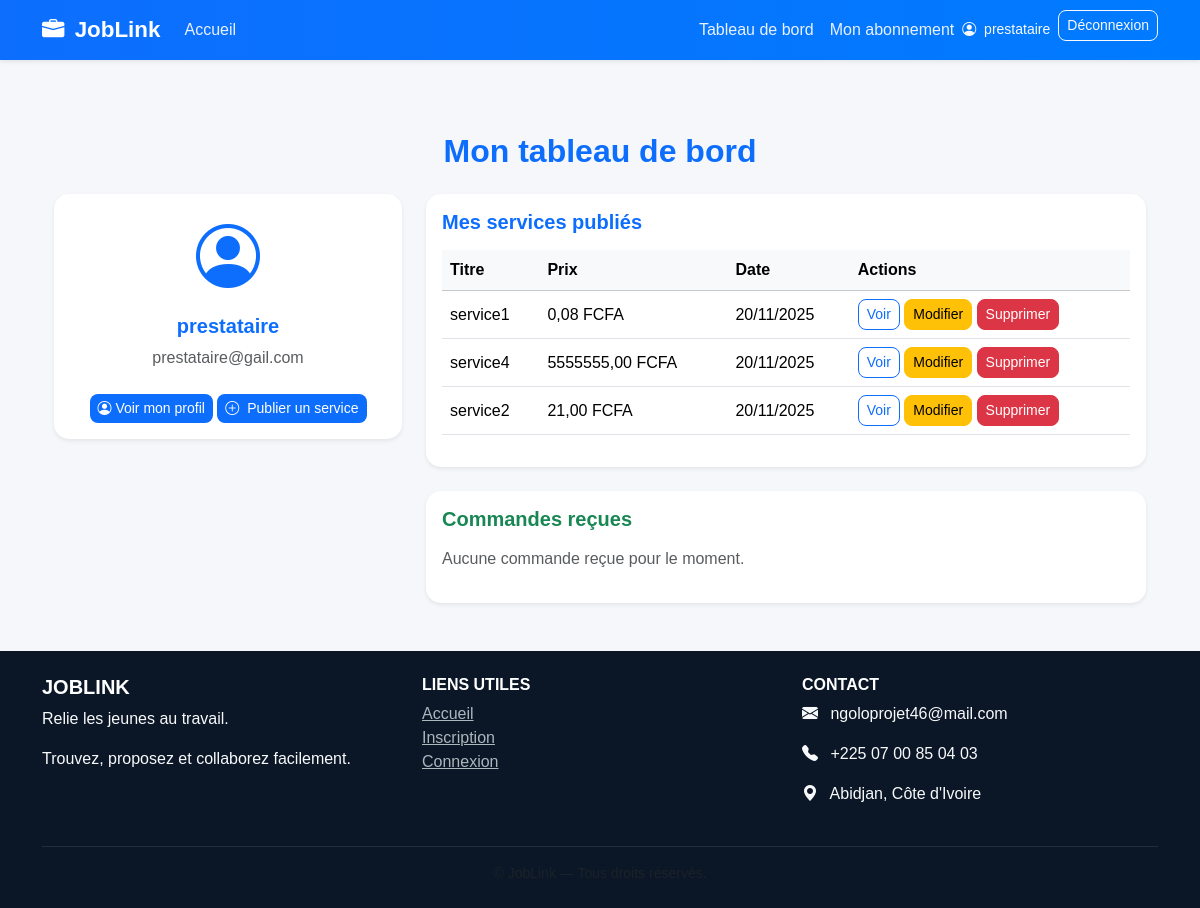
The app's page /tableau-prestataire/ (signed in), older data.
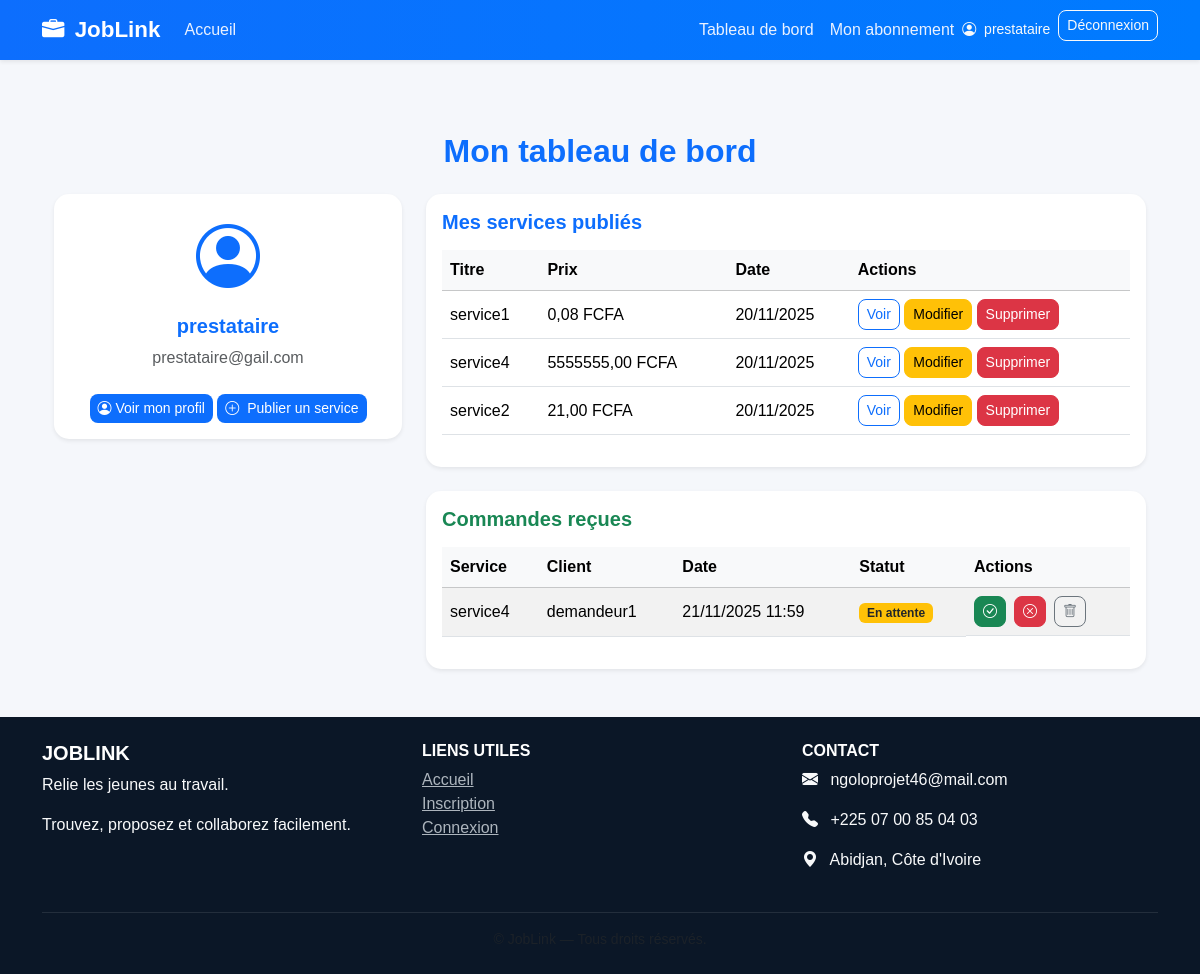
The same page, newer data.
### core/models.py (models this page shows, shortened)
class User(AbstractUser):
    ROLE_CHOICES = (
        ('prestataire', 'Prestataire'),
        ('demandeur', 'Demandeur'),
    )
    role = models.CharField(max_length=20, choices=ROLE_CHOICES)
    phone = models.CharField(max_length=20, unique=True, null=True, blank=True)
    photo = CloudinaryField("photo_profil", blank=True, null=True)

class Service(models.Model):
    prestataire = models.ForeignKey('Prestataire', on_delete=models.CASCADE, related_name='services')
    titre = models.CharField(max_length=100)
    description = models.TextField()
    prix = models.DecimalField(max_digits=10, decimal_places=2)
    telephone = models.CharField(max_length=20, blank=True, null=True)
    adresse = models.CharField(max_length=255, blank=True, null=True)
    categorie = models.CharField(max_length=100)
    date_publication = models.DateTimeField(auto_now_add=True)
    disponible = models.BooleanField(default=True)
    image = CloudinaryField("image", blank=True, null=True)
    video = CloudinaryField(resource_type="video", blank=True, null=True)

class Commande(models.Model):
    service = models.ForeignKey(Service, on_delete=models.CASCADE)
    client = models.ForeignKey(User, on_delete=models.CASCADE, null=True, blank=True)
    demandeur = models.ForeignKey(Demandeur, on_delete=models.CASCADE)
    date_commande = models.DateTimeField(auto_now_add=True)
    statut_choices = [
        ('en_attente', 'En attente'),
        ('acceptee', 'Acceptée'),
        ('terminee', 'Terminée'),
        ('annulee', 'Annulée'),
    ]
    statut = models.CharField(max_length=20, choices=statut_choices, default='en_attente')

class Demandeur(models.Model):
    user = models.OneToOneField(User, on_delete=models.CASCADE)
    adresse = models.CharField(max_length=200, blank=True, null=True)

### core/views.py (the view)
# urls.py: path('tableau-prestataire/', views.tableau_prestataire, name='tableau_prestataire'),
@login_required
def tableau_prestataire(request):
    try:
        prestataire = Prestataire.objects.get(user=request.user)
    except Prestataire.DoesNotExist:
        messages.error(request, "Aucun profil prestataire trouvé.")
        return redirect('home')
    services = Service.objects.filter(prestataire=prestataire)
    commandes = Commande.objects.filter(service__prestataire=prestataire)
    context = {
        'prestataire': prestataire,
        'services': services,
        'commandes': commandes,
    }
    return render(request, 'dashboard_prestataire.html', context)

### core/templates/dashboard_prestataire.html
{% extends 'base.html' %}
{% block content %}
<div class="container py-5">
    <h2 class="mb-4 text-primary text-center fw-bold">Mon tableau de bord</h2>
    <div class="row">
        <div class="col-md-4">
            <div class="card shadow-sm mb-4">
                <div class="card-body text-center">
                    {% if user.photo %}
                        <img src="{{ user.photo.url }}" class="rounded-circle mb-3" width="120" height="120">
                    {% else %}
                        <i class="bi bi-person-circle text-primary" style="font-size: 4rem;"></i>
                    {% endif %}
                    <h5 class="mt-2">{{ user.username }}</h5>
                    <p class="text-muted">{{ user.email }}</p>
                    <a href="{% url 'profil' %}" class="btn btn-primary btn-sm mt-2">
                        <i class="bi bi-person-circle"></i> Voir mon profil
                    </a>
                    <a href="{% url 'add_service' %}" class="btn btn-primary btn-sm mt-2">
                        <i class="bi bi-plus-circle me-1"></i> Publier un service
                    </a>
                </div>
            </div>
        </div>
        <div class="col-md-8">
            <div class="card shadow-sm mb-4">
                <div class="card-body">
                    <h5 class="text-primary mb-3">Mes services publiés</h5>
                    {% if services %}
                        <table class="table table-hover align-middle">
                            <thead class="table-light">
                                <tr>
                                    <th>Titre</th>
                                    <th>Prix</th>
                                    <th>Date</th>
                                    <th>Actions</th>
                                </tr>
                            </thead>
                            <tbody>
                                {% for service in services %}
                                    <tr>
                                        <td>{{ service.titre }}</td>
                                        <td>{{ service.prix }} FCFA</td>
                                        <td>{{ service.date_publication|date:"d/m/Y" }}</td>
                                        <td>
                                            <a href="{% url 'service_detail' service.pk %}" class="btn btn-sm btn-outline-primary">Voir</a>
                                            <a href="{% url 'modifier_service' service.id %}" class="btn btn-warning btn-sm">Modifier</a>
                                            <a href="{% url 'supprimer_service' service.id %}" class="btn btn-danger btn-sm"
                                               onclick="return confirm('Voulez-vous vraiment supprimer ce service ? 🗑');">
                                                Supprimer
                                            </a>
                                        </td>
                                    </tr>
                                {% endfor %}
                            </tbody>
                        </table>
                    {% else %}
                        <p class="text-muted">Vous n'avez publié aucun service pour le moment.</p>
                    {% endif %}
                </div>
            </div>
            <div class="card shadow-sm">
                <div class="card-body">
                    <h5 class="text-success mb-3">Commandes reçues</h5>
                    {% if commandes %}
                        <table class="table table-striped align-middle">
                            <thead class="table-light">
                                <tr>
                                    <th>Service</th>
                                    <th>Client</th>
                                    <th>Date</th>
                                    <th>Statut</th>
                                    <th>Actions</th>
                                </tr>
                            </thead>
                            <tbody>
                                {% for commande in commandes %}
                                    <tr>
                                        <td>{{ commande.service.titre }}</td>
                                        <td>{{ commande.demandeur.user.username }}</td>
                                        <td>{{ commande.date_commande|date:"d/m/Y H:i" }}</td>
                                        <td>
                                            {% if commande.statut == 'en_attente' %}
                                                <span class="badge bg-warning text-dark">En attente</span>
                                            {% elif commande.statut == 'acceptee' %}
                                                <span class="badge bg-primary">Acceptée</span>
                                            {% elif commande.statut == 'terminee' %}
                                                <span class="badge bg-success">Terminée</span>
                                            {% else %}
                                                <span class="badge bg-danger">Annulée</span>
                                            {% endif %}
                                        </td>
                                        <td class="d-flex gap-2">
                                            {% if commande.statut == 'en_attente' %}
                                                <a href="{% url 'accepter_commande' commande.id %}" class="btn btn-sm btn-success" title="Accepter">
                                                    <i class="bi bi-check-circle"></i>
                                                </a>
                                                <a href="{% url 'annuler_commande' commande.id %}" class="btn btn-sm btn-danger" title="Refuser">
                                                    <i class="bi bi-x-circle"></i>
                                                </a>
                                            {% elif commande.statut == 'acceptee' %}
                                                <a href="{% url 'terminer_commande' commande.id %}" class="btn btn-sm btn-primary" title="Marquer comme terminée">
                                                    <i class="bi bi-flag"></i>
                                                </a>
                                            {% endif %}
                                            <a href="{% url 'supprimer_commande_prestataire' commande.id %}"
                                               class="btn btn-sm btn-outline-secondary"
                                               onclick="return confirm('Voulez-vous vraiment supprimer cette commande reçue ? 🗑');"
                                               title="Supprimer définitivement">
                                                <i class="bi bi-trash"></i>
                                            </a>
                                        </td>
                                    </tr>
                                {% endfor %}
                            </tbody>
                        </table>
                    {% else %}
                        <p class="text-muted">Aucune commande reçue pour le moment.</p>
                    {% endif %}
                </div>
            </div>
        </div>
    </div>
</div>
{% endblock %}

### core/templates/base.html (shortened to what this page needs)
<!DOCTYPE html>
<html lang="fr">
<head>
    <link href="https://cdn.jsdelivr.net/npm/bootstrap@5.3.3/dist/css/bootstrap.min.css" rel="stylesheet">
    <link rel="stylesheet" href="https://cdn.jsdelivr.net/npm/bootstrap-icons@1.11.3/font/bootstrap-icons.css">
</head>
<body class="d-flex flex-column min-vh-100">
    <nav class="navbar navbar-expand-lg navbar-dark shadow-sm">
        <div class="container">
            <a class="navbar-brand fw-bold" href="{% url 'home' %}">
                <i class="bi bi-briefcase-fill me-1"></i> JobLink
            </a>
            <div class="collapse navbar-collapse" id="navbarNav">
                <ul class="navbar-nav me-auto">
                    <li class="nav-item">
                        <a class="nav-link" href="{% url 'home' %}">Accueil</a>
                    </li>
                </ul>
                <ul class="navbar-nav">
                    {% if user.is_authenticated %}
                        <li class="nav-item">
                            <a class="nav-link" href="{% url 'dashboard' %}">
                                Tableau de bord
                            </a>
                        </li>
                        <li class="nav-item">
                            <a class="nav-link" href="{% url 'gerer_abonnement' %}">Mon abonnement</a></li>
                        <li class="nav-item d-flex align-items-center me-2">
                            <span class="text-light small">
                                <i class="bi bi-person-circle me-1"></i> {{ user.username }}
                            </span>
                        </li>
                        <li class="nav-item">
                            <form method="post" action="{% url 'logout' %}" style="display:inline;">
                                <button type="submit" class="btn btn-outline-light btn-sm">
                                    Déconnexion
                                </button>
                            </form>
                        </li>
                    {% endif %}
                </ul>
            </div>
        </div>
    </nav>
    <main class="container mt-4 flex-grow-1 fade-in">
        {% block content %}
        {% endblock %}
    </main>
    <footer class="text-light py-4 mt-auto">
        <div class="container text-center text-md-start">
            <div class="row gy-3">
                <div class="col-md-4">
                    <h5 class="fw-bold text-uppercase">JobLink</h5>
                    <p>Relie les jeunes au travail.</p>
                    <p>Trouvez, proposez et collaborez facilement.</p>
                </div>
                <div class="col-md-4">
                    <h6 class="fw-bold text-uppercase">Liens utiles</h6>
                    <ul class="list-unstyled">
                        <li><a href="{% url 'home' %}">Accueil</a></li>
                        <li><a href="{% url 'register' %}">Inscription</a></li>
                        <li><a href="{% url 'login' %}">Connexion</a></li>
                    </ul>
                </div>
                <div class="col-md-4">
                    <h6 class="fw-bold text-uppercase">Contact</h6>
                    <p><i class="bi bi-envelope-fill me-2"></i> ngoloprojet46@mail.com</p>
                    <p><i class="bi bi-telephone-fill me-2"></i> +225 07 00 85 04 03</p>
                    <p><i class="bi bi-geo-alt-fill me-2"></i> Abidjan, Côte d'Ivoire</p>
                </div>
            </div>
            <hr class="border-secondary mt-4">
            <div class="text-center text-muted small">
            </div>
        </div>
    </footer>
</body>
</html>

### core/templates/base.html (style rules this page uses)
body { font-family: "Poppins", sans-serif; background-color: #f5f7fb; color: #333; min-height: 100vh; }
h1, h2, h3, h4, h5 { font-weight: 600; color: #0d6efd; }
.navbar { background: linear-gradient(90deg, #0d6efd, #007bff); }
.navbar-brand { font-size: 1.4rem; }
.navbar-nav .nav-link { color: #eaf1ff !important; font-weight: 500; transition: color 0.2s ease-in-out; }
button, .btn { border-radius: 8px !important; }
.card { border: none; border-radius: 15px; box-shadow: 0 3px 10px rgba(0,0,0,0.08); transition: transform 0.2s ease-in-out; }
footer { background-color: #0b1727; }
footer h5, footer h6 { color: #fff; }
footer a { color: #adb5bd; transition: color 0.2s; }
footer hr { border-color: rgba(255, 255, 255, 0.2); }
.btn-primary { background-color: #0d6efd; border: none; }
.fade-in { animation: fadeIn 0.6s ease-in-out; }

Row changes from the older to the newer data that the page shows:
added Commande: service.titre "service4", demandeur.user.username "demandeur1", date_commande "21/11/2025 11:59", statut "En attente"
Text that changed along with them:
text no longer shown: "Aucune commande reçue pour le moment."
text now shown: "Service Client Date Statut Actions"
